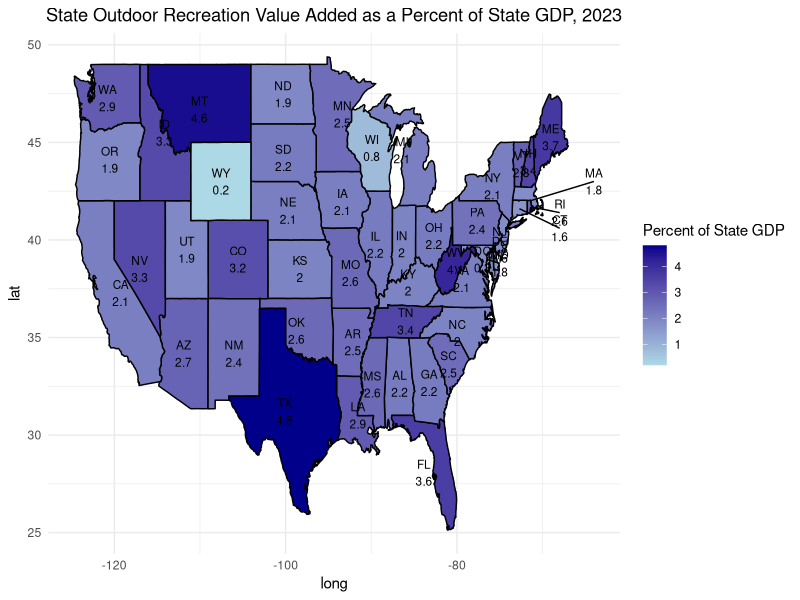

Write the R code that produced this figure.
# Load necessary libraries
library(ggplot2)
library(dplyr)
library(maps)

# Example data: State Outdoor Recreation GDP as a percentage of State GDP with abbreviations
data <- data.frame(
  state = tolower(c("alabama", "alaska", "arizona", "arkansas", "california", "colorado", "connecticut", "delaware", 
                    "florida", "georgia", "hawaii", "idaho", "illinois", "indiana", "iowa", "kansas", "kentucky", 
                    "louisiana", "maine", "maryland", "massachusetts", "michigan", "minnesota", "mississippi", 
                    "missouri", "montana", "nebraska", "nevada", "new hampshire", "new jersey", "new mexico", 
                    "new york", "north carolina", "north dakota", "ohio", "oklahoma", "oregon", "pennsylvania", 
                    "rhode island", "south carolina", "south dakota", "tennessee", "texas", "utah", "vermont", 
                    "virginia", "washington", "west virginia", "wisconsin", "wyoming", "district of columbia")),
  abbreviation = c("AL", "AK", "AZ", "AR", "CA", "CO", "CT", "DE", "FL", "GA", "HI", "ID", "IL", "IN", "IA", "KS", "KY",
                   "LA", "ME", "MD", "MA", "MI", "MN", "MS", "MO", "MT", "NE", "NV", "NH", "NJ", "NM", "NY", "NC", "ND", 
                   "OH", "OK", "OR", "PA", "RI", "SC", "SD", "TN", "TX", "UT", "VT", "VA", "WA", "WV", "WI", "WY", "DC"),
  value = c(2.2, 4.6, 2.7, 2.5, 2.1, 3.2, 1.6, 1.6, 3.6, 2.2, 6.3, 3.3, 2.2, 2.0, 2.1, 2.0, 2.0, 2.9, 3.7, 1.8, 1.8, 
            2.1, 2.5, 2.6, 2.6, 4.6, 2.1, 3.3, 3.4, 1.8, 2.4, 2.1, 2.0, 1.9, 2.2, 2.6, 1.9, 2.4, 2.6, 2.5, 2.2, 3.4, 4.8, 
            1.9, 2.8, 2.1, 2.9, 4.1, 0.8,0.2,0.3)
)

# Load map data for US states
us_states <- map_data("state")

# Merge map data with recreation GDP data
merged_data <- us_states %>%
  left_join(data, by = c("region" = "state"))

# Compute state centroids for labeling
state_centroids <- merged_data %>%
  group_by(region) %>%
  summarize(
    long = mean(range(long)),
    lat = mean(range(lat)),
    abbreviation = first(abbreviation),
    value = first(value)
  )

# Define manual positions for small states and their labels
small_states <- data.frame(
  abbreviation = c("MA", "RI", "CT", "NJ", "DE", "MD", "DC"),
  long_label = c(-64, -68, -68, -75, -75, -75, -77), # x positions for labels
  lat_label = c(43, 41.4, 40.6, 40, 39.5, 38.8, 39), # y positions for labels
  long_point = c(-71.5, -71.4, -72.7, -74.5, -75.2, -76.5, -77.05), # x positions for points
  lat_point = c(42, 41.7, 41.6, 39.8, 39.2, 39, 38.9) # y positions for points
)

# Add the manual labels to the centroids data
state_centroids <- state_centroids %>%
  left_join(small_states, by = "abbreviation")

# Plot the map with labels and external callouts
ggplot(merged_data, aes(x = long, y = lat, group = group, fill = value)) +
  geom_polygon(color = "black") +
  scale_fill_gradient(low = "lightblue", high = "darkblue", 
                      name = "Percent of State GDP") +
  # Add state labels for most states
  geom_text(data = state_centroids %>% filter(is.na(long_label)), 
            aes(x = long, y = lat, label = paste0(abbreviation, "\n", value)),
            inherit.aes = FALSE, size = 3, color = "black") +
  # Add external labels for small states
  geom_text(data = state_centroids %>% filter(!is.na(long_label)),
            aes(x = long_label, y = lat_label, label = paste0(abbreviation, "\n", value)),
            inherit.aes = FALSE, size = 3, color = "black") +
  # Add lines connecting external labels to states
  geom_segment(data = state_centroids %>% filter(!is.na(long_label)),
               aes(x = long_label, y = lat_label, xend = long_point, yend = lat_point),
               inherit.aes = FALSE, color = "black", size = 0.5) +
  labs(title = "State Outdoor Recreation Value Added as a Percent of State GDP, 2023") +
  theme_minimal() +
  theme(
    plot.title = element_text(hjust = 0.5),
    legend.position = "right"
  )
